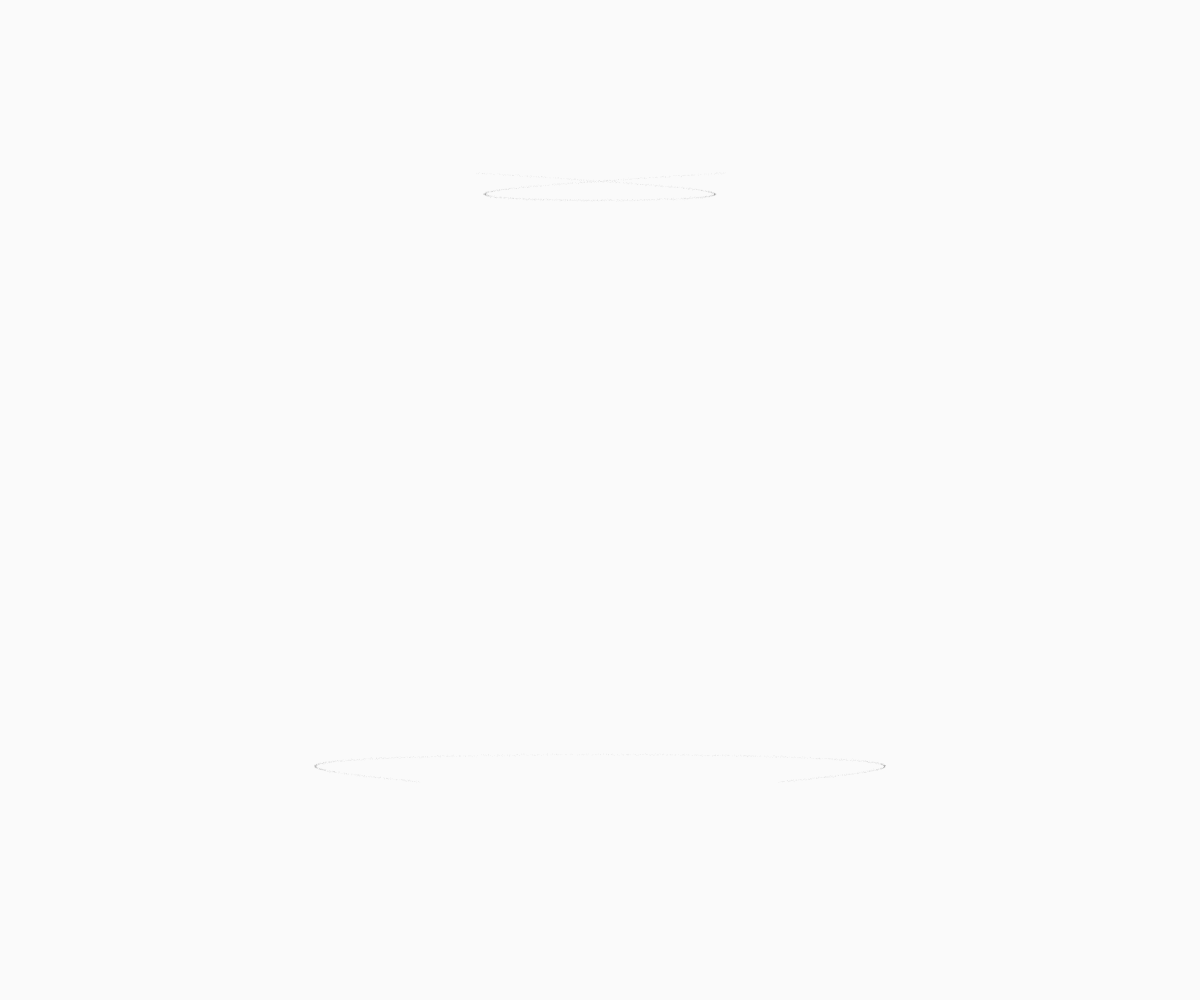
Frame 1 (no input)
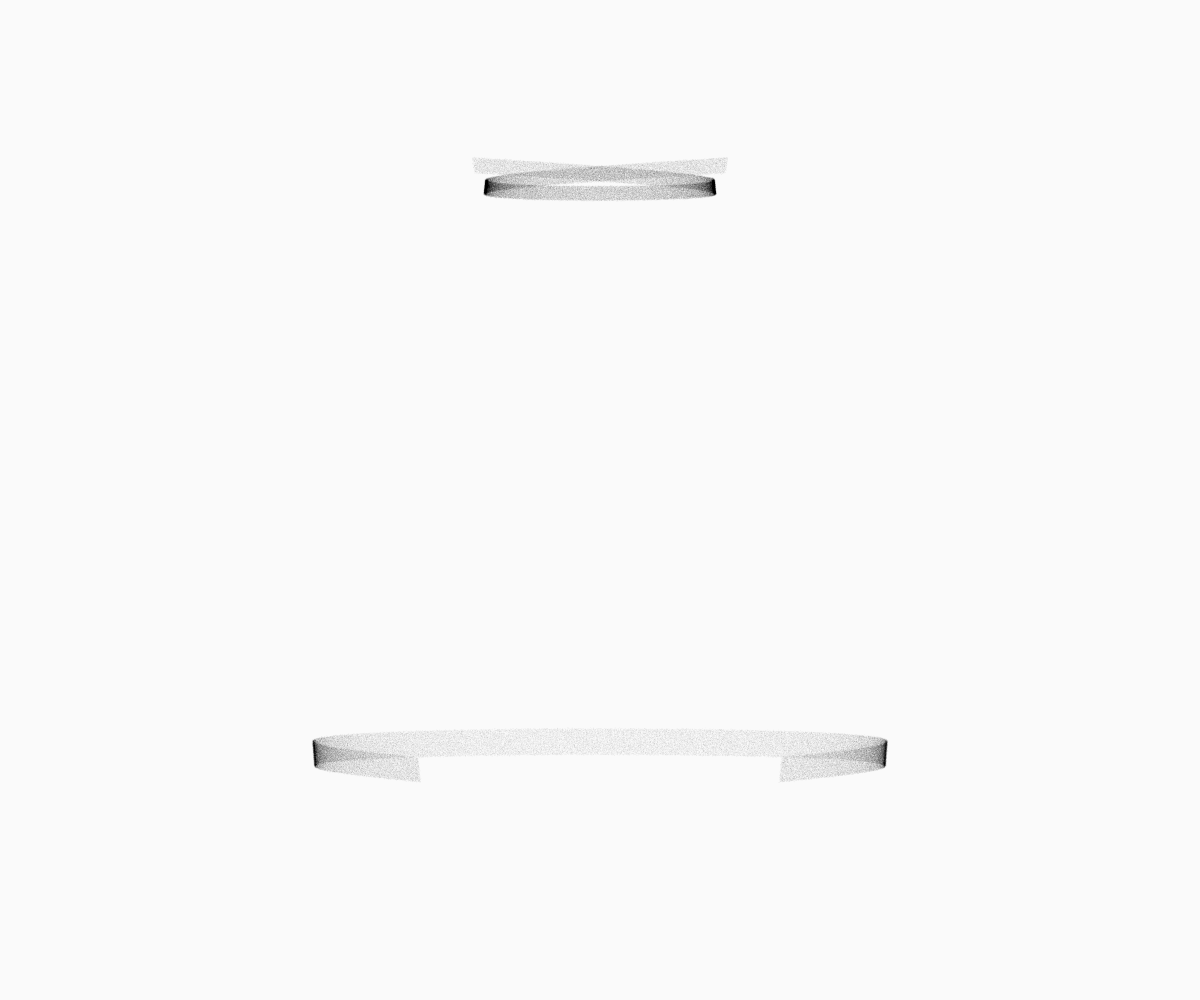
Frame 60 (no input)
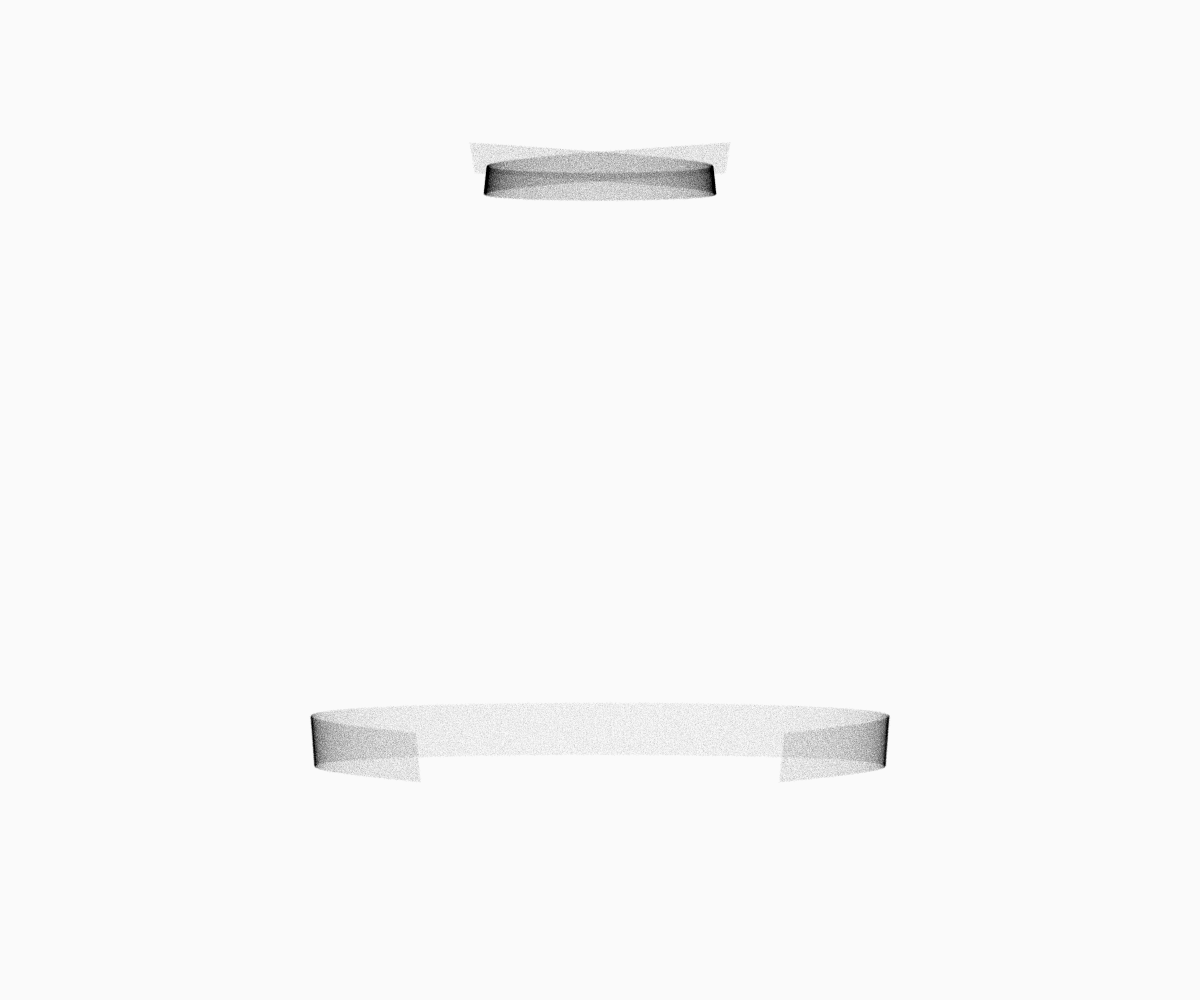
Frame 120 (the mouse pressed at the canvas centre since frame 60)

The p5.js sketch that drew these frames (run headless with seeded random() and noise() and a simulated clock; from frame 60 on, the mouse is pressed at the canvas centre):

// p5.js sketch
// ── sketch.js
var x,y,x1,x2,y1,y2;
var step;

function setup() {
 createCanvas(windowWidth,windowHeight);
 background(250);
 smooth(8);
 noFill();
 stroke(20,15);
 strokeWeight(0.9);
 
 x1=y1=-3;
 x2=y2=3;
 y=y1;
 step=(x2-x1)/(2.321*width);
 
}

function draw() {
   for (var x=x1;x<=x2;x+=step){
     drawVariation(x,y);
   }
   y+=step;
}


function drawVariation(x,y){
  var v = createVector(x,y);
  var amount = 1.0;
  
  //sinusoidal
  s_x=amount*sin(v.x);
  s_y=amount*sin(v.y);
    
  //julia
  var r2=amount*sqrt(v.mag());
  var theta=0.5*atan2(v.x,v.y)+(int)(2.0 * random(0, 1)) * PI;
  var j_x = r2 * cos(theta);
  var j_y = r2 * sin(theta);
  
  
  v = new p5.Vector(j_x+s_x, j_y+s_y);
 
  var xx = map(v.x+0.003*randomGaussian(), x1, x2, 20, width-20);
  var yy = map(v.y+0.003*randomGaussian(), y1, y2, 20, height-20);
  point(xx, yy);
}
 
